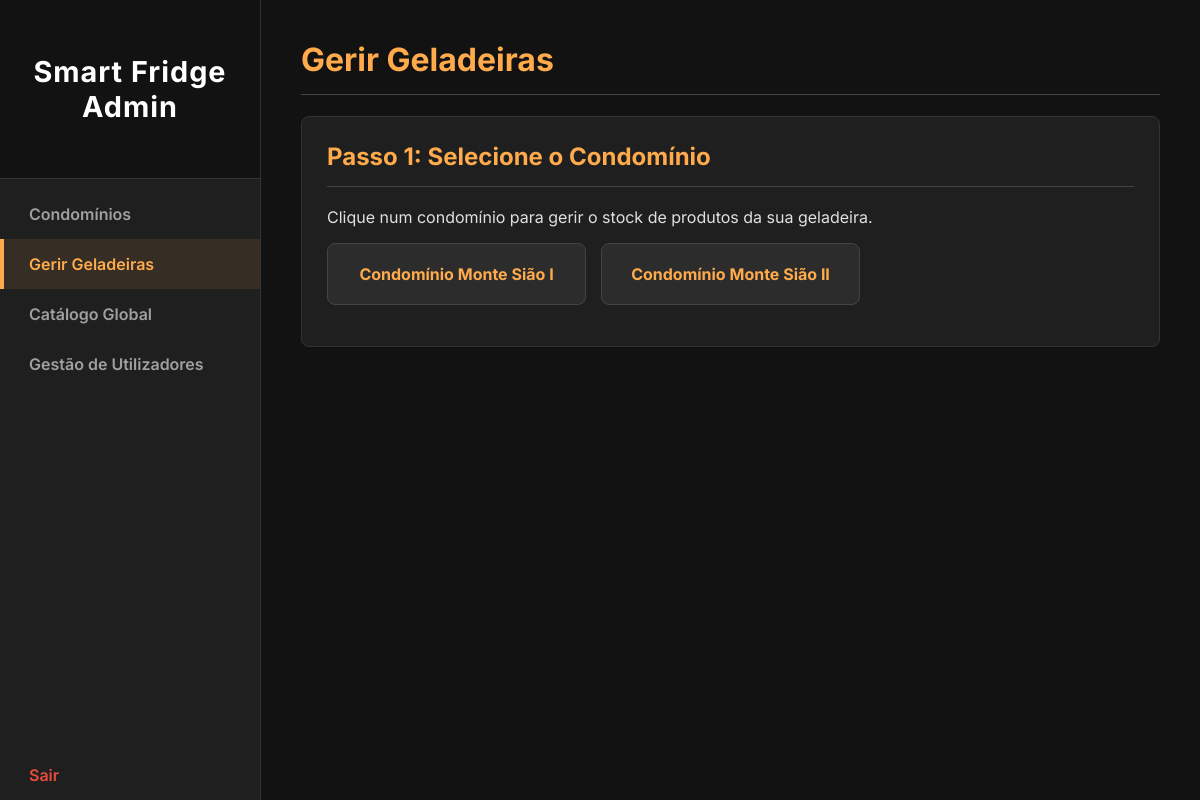
Before: /admin/geladeiras (signed in) with the older database file.
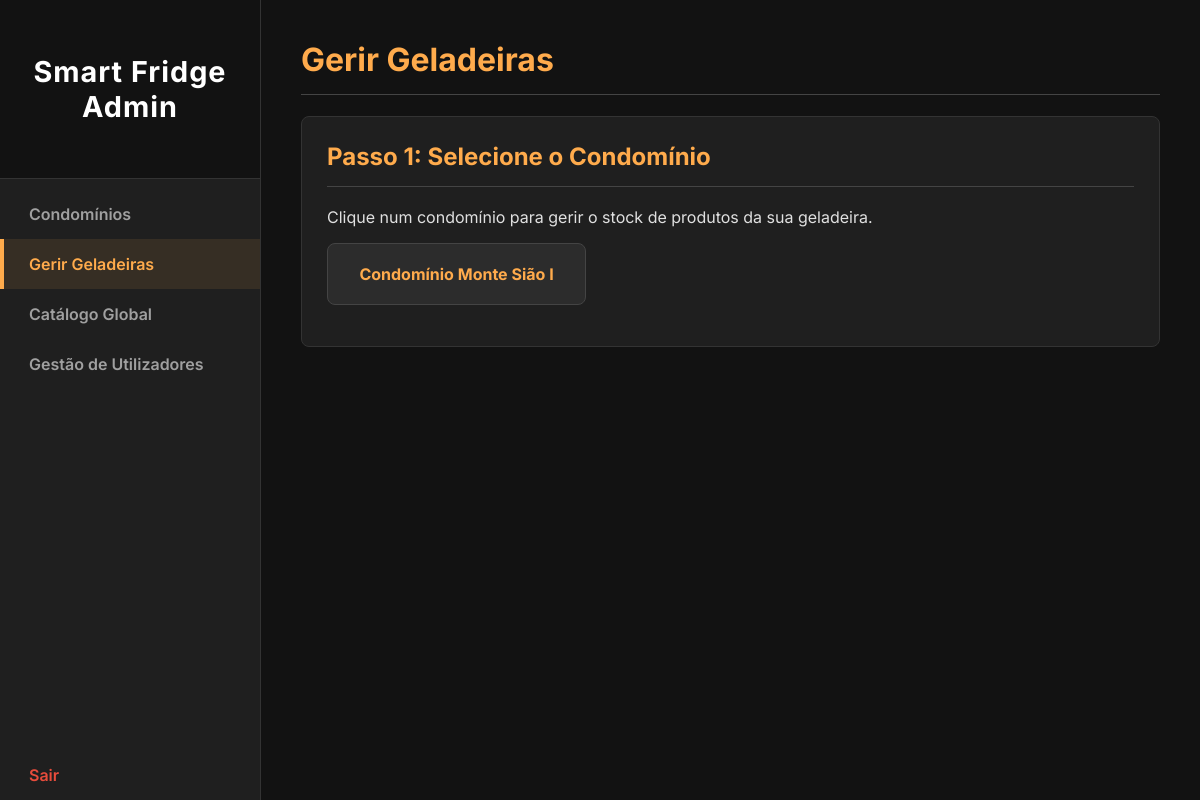
After: the same page with the newer database file.
### models.py (models this page shows)
class Condominio(db.Model):
    __tablename__ = 'condominio'
    id = db.Column(db.Integer, primary_key=True)
    name = db.Column(db.String(150), nullable=False, unique=True)
    responsible_name = db.Column(db.String(150))
    products = db.relationship('Product', secondary='inventory', back_populates='condominios')

### app.py (the view)
@app.route('/admin/geladeiras')
@login_required
def selecionar_geladeira():
    if not current_user.is_admin: return redirect(url_for('user_dashboard'))
    condominios = Condominio.query.order_by(Condominio.name).all()
    return render_template('selecionar_geladeira.html', condominios=condominios)

### app.py (called while the page is built)
@login_manager.user_loader
def load_user(user_id):
    return User.query.get(int(user_id))

### templates/selecionar_geladeira.html (shortened to what this page needs)
<!DOCTYPE html>
<html lang="pt-br">
<head>
    <link rel="stylesheet" href="{{ url_for('static', filename='admin_style.css') }}">
</head>
<body>
    <div class="wrapper">
        <nav class="sidebar">
            <div class="sidebar-header"><h3 class="logo-text">Smart Fridge Admin</h3></div>
            <ul>
                <li><a href="{{ url_for('gerenciar_condominios') }}">Condomínios</a></li>
                <li><a href="{{ url_for('selecionar_geladeira') }}" class="active">Gerir Geladeiras</a></li>
                <li><a href="{{ url_for('gerenciar_catalogo') }}">Catálogo Global</a></li>
                <li><a href="{{ url_for('gerenciar_utilizadores') }}">Gestão de Utilizadores</a></li>
                <li><a href="{{ url_for('logout') }}" class="logout-link">Sair</a></li>
            </ul>
        </nav>
        <main class="main-content">
            <h1>Gerir Geladeiras</h1>
            <div class="card">
                <h2>Passo 1: Selecione o Condomínio</h2>
                {% if condominios %}
                    <p>Clique num condomínio para gerir o stock de produtos da sua geladeira.</p>
                    <ul class="condo-list">
                        {% for condo in condominios %}
                            <li><a href="{{ url_for('gerir_geladeira', condo_id=condo.id) }}">{{ condo.name }}</a></li>
                        {% endfor %}
                    </ul>
                {% else %}
                    <div class="empty-state">
                        <h2>Nenhum Condomínio Encontrado</h2>
                        <p>Para gerir o stock de uma geladeira, primeiro precisa de criar um condomínio.</p>
                        <a href="{{ url_for('gerenciar_condominios') }}" class="button">Adicionar Condomínio</a>
                    </div>
                {% endif %}
            </div>
        </main>
    </div>
</body>
</html>

Changed rows visible on the page:
removed Condominio: name "Condomínio Monte Sião II"
